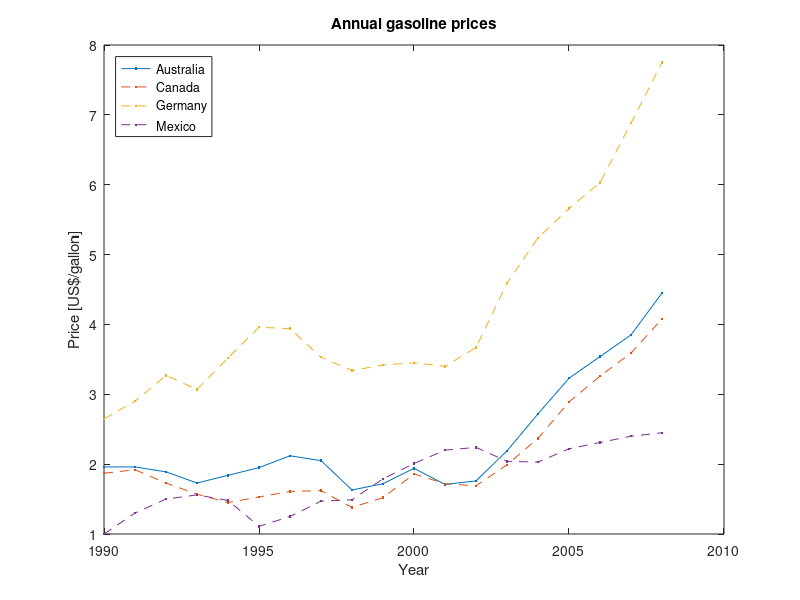
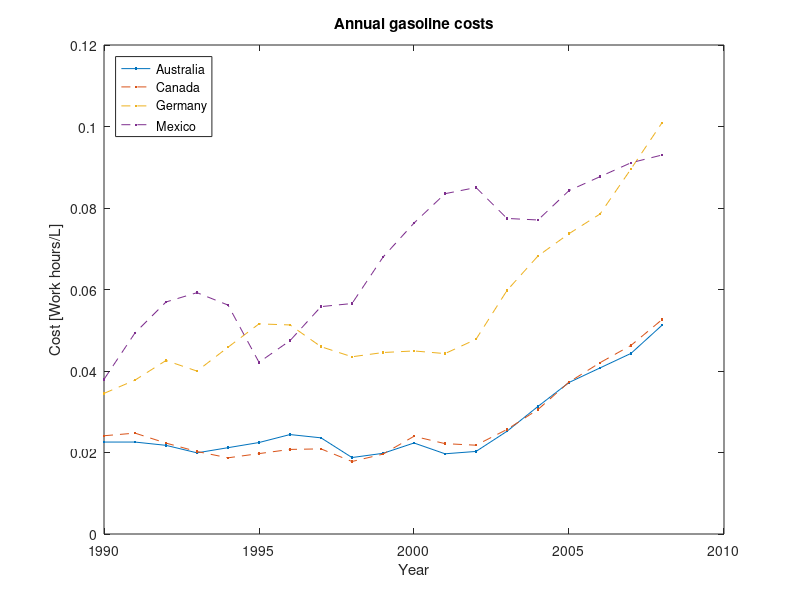
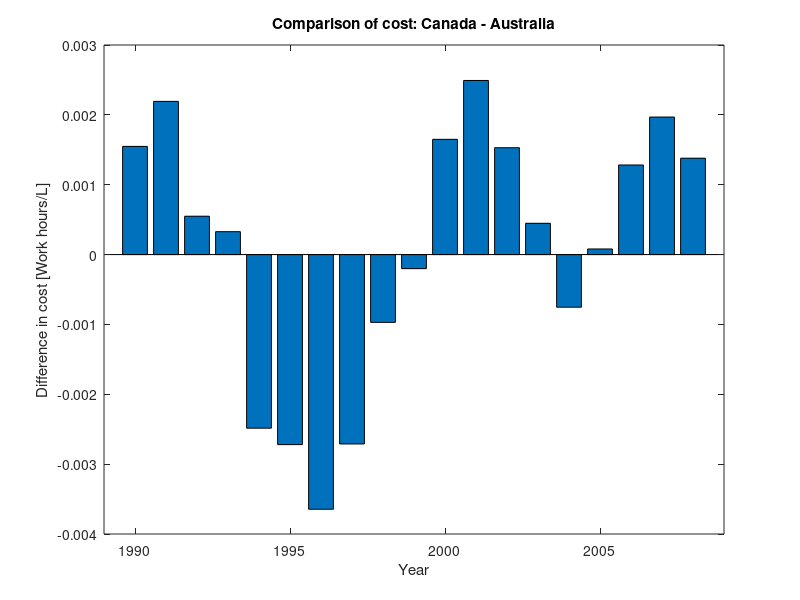
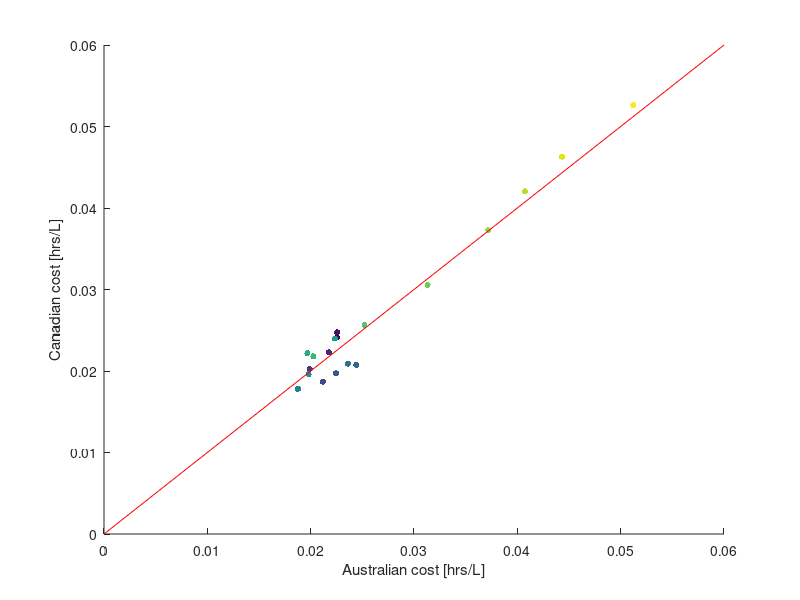

Here is the MATLAB script that generated these plots, in order:
%% COMPARECOSTS
% Compares the cost of gasoline in Australia with other countries. 
% 
% The true cost (in terms of hours of labor) of a liter of gasoline is calculated 
% from raw price data and average hourly wages. The cost in Australia is compared 
% to Canada, Germany, and Mexico. Statistics are calculated for the difference 
% bewteen Australia and Canada.
%% Load gas price data from file
% Replace the missing Australian price in 1990 with the price in 1991.

load gCosts
Australia(1) = Australia(2);

%% Plot the gas prices for all four countries.

plot(Year,Australia,'.-')
hold on
plot(Year,Canada,'.--')
plot(Year,Germany,'.--')
plot(Year,Mexico,'.--')
hold off
% Add annotations
legend(country,'Location','northwest')
title('Annual gasoline prices')
xlabel('Year')
ylabel('Price [US$/gallon]')

%% Convert the prices to costs.
% The units for cost are work hours (based on average income) per liter.
% 
% $$\frac{hour}{L} = \frac{gal}{L}\times \frac{USD}{gal} \div \frac{USD}{hr}$$

gal2lit = 0.2642;
Australia = gal2lit*Australia/hourlyAus;
Canada = gal2lit*Canada/hourlyCan;
Germany = gal2lit*Germany/hourlyGer;
Mexico = gal2lit*Mexico/hourlyMex;

% Plot the costs.
figure
plot(Year,Australia,'.-')
hold on
plot(Year,Canada,'.--')
plot(Year,Germany,'.--')
plot(Year,Mexico,'.--')
hold off
% Add annotations
title('Annual gasoline costs')
legend(country,'Location','NorthWest')
xlabel('Year')
ylabel('Cost [Work hours/L]')

%% Calculate the difference between Australian and Canadian cost.

AuCaDiff = Canada - Australia;

% Plot the result
figure
bar(Year,AuCaDiff)
xlabel('Year')
ylabel('Difference in cost [Work hours/L]')
title('Comparison of cost: Canada - Australia')
xlim([1989 2009])

%% Calculate statistics on the difference.
% What was the average difference in cost between Australia and Canada?

avgDiff = mean(AuCaDiff)

% Find the absolute value of the difference. When did the greatest cost 
% difference occur?

absDiff = abs(AuCaDiff);
[biggestDiff,idx] = max(absDiff);
Year(idx)

%% Plot the Australian and Canadian costs against each other.
figure
scatter(Australia,Canada,20,Year,'Filled')
xlim([0 0.06])
% Add 45 degree line.
AuLimits = xlim;
hold on
plot(AuLimits,AuLimits,'r')
hold off
% Add annotations.
xlabel('Australian cost [hrs/L]')
ylabel('Canadian cost [hrs/L]')